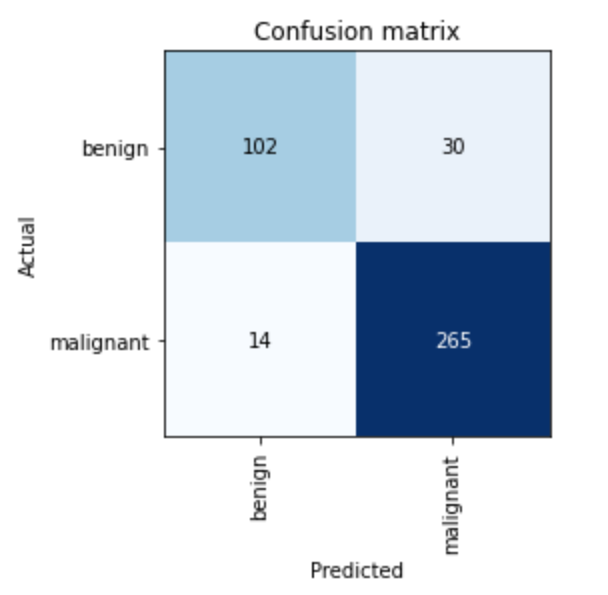
#> input picture images/100x_confusion_fastai.png, 608 x 595 px, given as the content of the folder ../images/100x_confusion_fastai.png, which was not available
$ python -i split_training.py   (imports and definitions only)
#> lines starting #> are read from the running program, lines starting #| are printed output that depends on the picture
from numpy.random import choice
import cv2
import os

def train_val_holdout_split_images(root_path, n_images = 350, train_ratio  = 0.7, validation_ratio = 0.2, holdout_ratio = 0.1, resize_size = (299,299)):
    """
    Utility to split categorical training files organized by folder into training and testing, with resizing and max_images
    Args:
        root_path (str): folder containing category folders
        n_images (int): max number of images to copy
        train_ratio (float): ratio of images to copy to train folder
        validation_ratio(float): ratio of images to copy to validation folder
        holdout_ratio (float): ratio of images to copy to holdout folder
        resize_size (tuple(int, int)): size in pixels to resize copied images

    Returns:
        None
        """
#> called with root_path = '../images/100x_confusion_fastai.png', n_images = 350, train_ratio = 0.7, validation_ratio = 0.2, holdout_ratio = 0.1, resize_size = (299, 299)


    train_folder      = root_path + '/data/train'
    validation_folder = root_path +'/data/validation'
    holdout_folder = root_path +'/data/holdout'

    for root, dirs, files in os.walk(root_path, topdown=False):
        i = 0
        for name in files:
            ext = name.split('.')[-1]
            if i < n_images and ext in ['jpg','png']:
               current_path = os.path.join(root, name)
               root_dir, category = os.path.split(root)
               val_split_dir = choice ([train_folder, validation_folder, holdout_folder], 1, p =[train_ratio, validation_ratio, holdout_ratio])[0]
               new_dir = os.path.join(val_split_dir, category)
               if not os.path.exists(new_dir):
                   os.makedirs(new_dir)
               new_path = os.path.join(new_dir, name)
               o_img = cv2.imread(current_path)
#> o_img is the input picture: shape (595, 608, 3); mean B, G, R 232, 222.4, 213.2
               new_img = cv2.resize(o_img, resize_size)
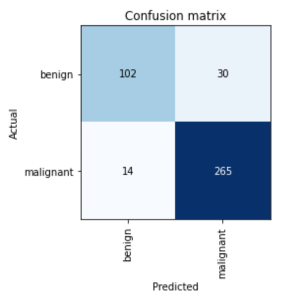
#> new_img: shape (299, 299, 3); mean B, G, R 232, 222.4, 213.2
               cv2.imwrite(new_path, new_img)
               print(new_path, i)
               i += 1

# [1 line not run here, left out]

>>> result = train_val_holdout_split_images('../images/100x_confusion_fastai.png')

$ run again, on images/400x_confusion_fastai.png
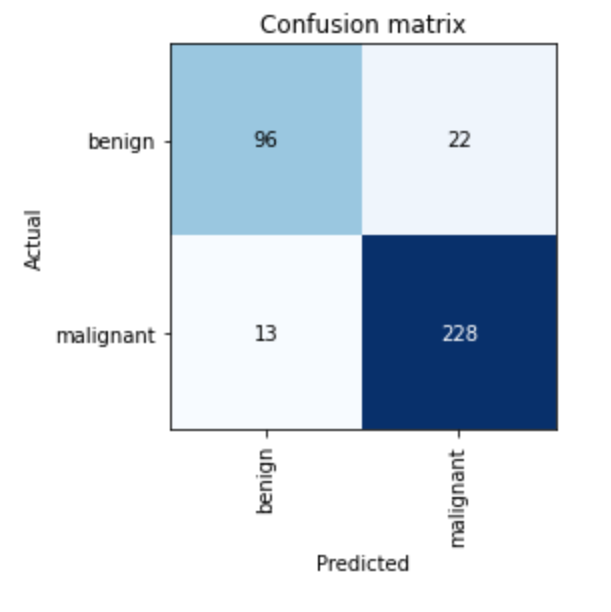
#> input picture images/400x_confusion_fastai.png, 611 x 612 px, given as the content of the folder ../images/400x_confusion_fastai.png, which was not available
#> in train_val_holdout_split_images, o_img is the input picture: shape (612, 611, 3); mean B, G, R 232.7, 223.2, 213.9
#> in train_val_holdout_split_images, `new_img = cv2.resize(o_img, resize_size)`:
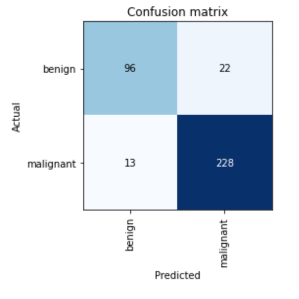
#> new_img: shape (299, 299, 3); mean B, G, R 232.6, 223.2, 213.9
